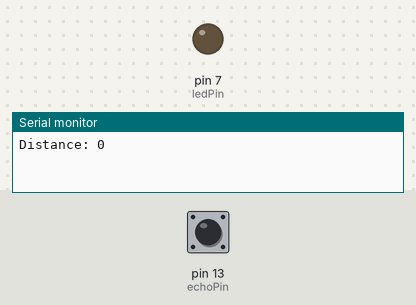
Bench run of a sketch on a simulated Arduino Uno, built with avr-gcc and run on an emulated ATmega328P. Parts: output pins drawn as LEDs (lit = HIGH), the last lines printed to the serial monitor. The inputs (shaded band) are chosen by the test bench; at power-on: pin 13 (echoPin) LOW. Pins used as bus, display or sensor lines are not drawn.

Above: at 1.2 s.
1.3 s: pin 13 (echoPin) pulsed HIGH 2 times (0.12 s each, 0.3 s apart)
At 3.8 s:
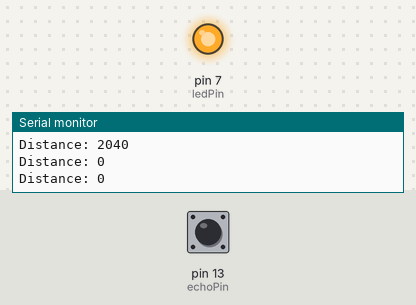
Timing chart, 0 to 5.3 s (numbered marks = the images above; inputs shaded):
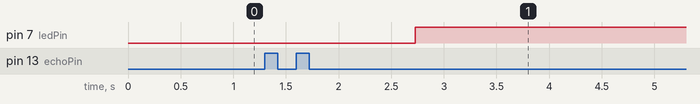

The sketch:

UltraSonicSketch.ino
```cpp
const int echoPin = 13;
const int trigPin = 12;
const int ledPin =  7;
int ledState = LOW;
unsigned long previousMillis = 0;
const long interval = 1000;           // interval at which to blink (milliseconds)
long duration;
int distance;
int distancetwo;

void setup() {
pinMode(ledPin, OUTPUT);
pinMode(trigPin, OUTPUT);
pinMode(echoPin, INPUT);
Serial.begin(9600);
}

void loop() {
digitalWrite(trigPin, LOW);
delayMicroseconds(2);
digitalWrite(trigPin, HIGH);
delayMicroseconds(10000);
digitalWrite(trigPin, LOW);
duration = pulseIn(echoPin, HIGH);
distance= duration*0.034/2;

if (distance < distancetwo) {
  unsigned long currentMillis = millis();

  if (currentMillis - previousMillis >= interval) {
    // save the last time you blinked the LED
    previousMillis = currentMillis;

    // if the LED is off turn it on and vice-versa:
    if (ledState == LOW) {
      ledState = HIGH;
    } else {
      ledState = LOW;
    }

    // set the LED with the ledState of the variable:
    digitalWrite(ledPin, ledState);
  }
}
distancetwo = distance;
Serial.print("Distance: ");
Serial.println(distance);

}
```

Measured:
- after the input at 1.3 s, pin 7 (ledPin): LOW → HIGH after 1.4 s
